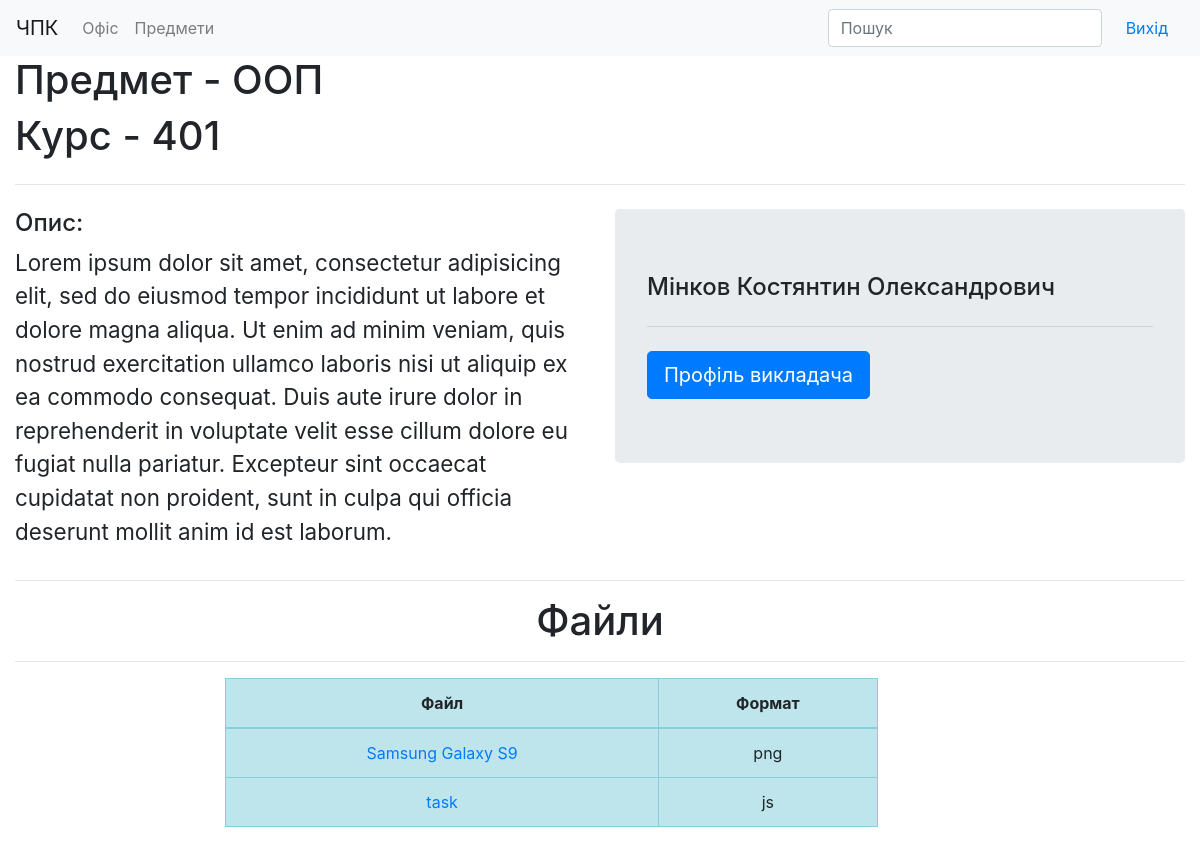
Before: /subject/oop_401/ (signed in) with the older database file.
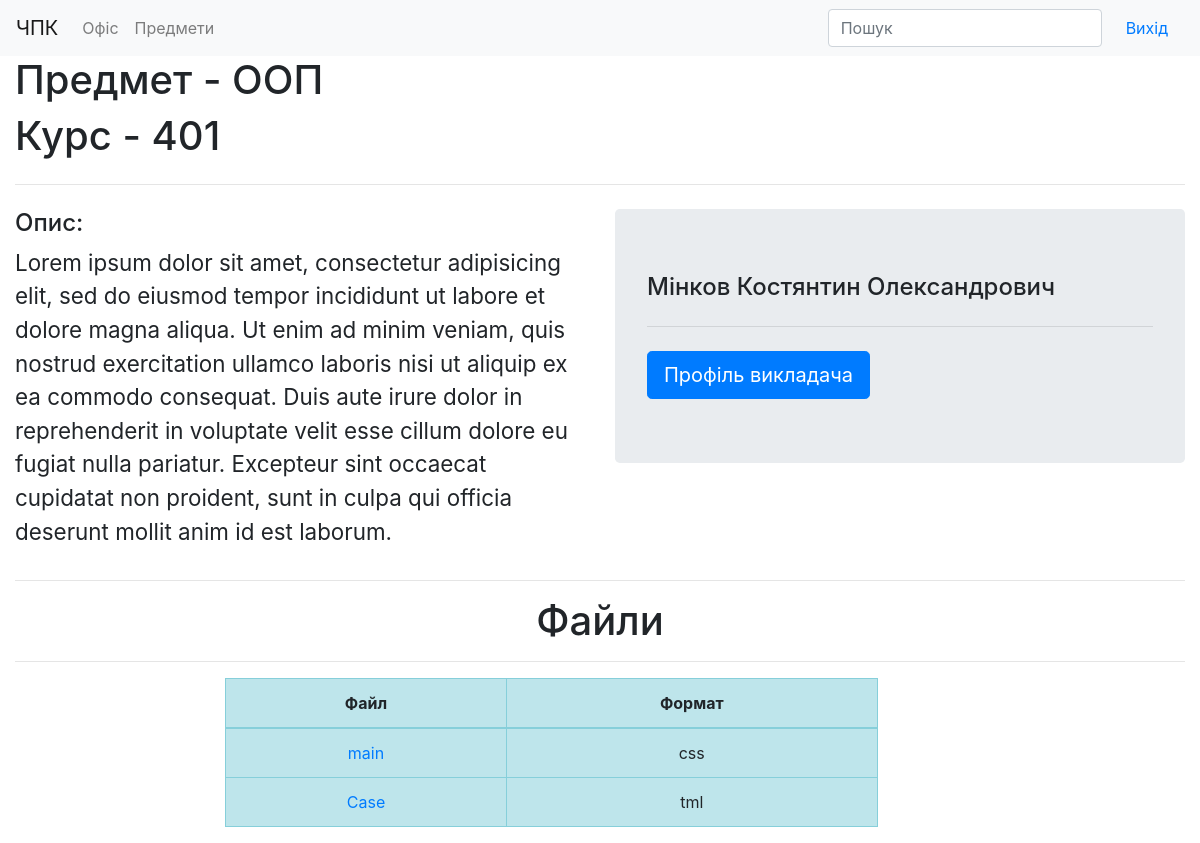
After: the same page with the newer database file.
### office/models.py (models this page shows, shortened)
class Files(models.Model):
    file = models.FileField(upload_to=file_folder)
    title = models.CharField(max_length=120)
    subject = models.ForeignKey(Subject, on_delete=models.CASCADE)
    def get_absolute_url(self):
        return "/media/{}".format(self.file)

### subject/views.py (the view)
# urls.py: path("<str:slug>/", SubjectDetail.as_view(), name="subject_detail"),
class SubjectDetail(LoginRequiredMixin, View):
    login_url = '/auth/login/'
    redirect_field_name = ''
    def get(self, request, slug):
        subject = Subject.objects.get(slug=slug)
        teacher = Teacher.objects.get(subjects__slug=slug)
        files = Files.objects.all().filter(subject__slug=slug)
        return render(request, 'subject/detail.html', context={
            "subject": subject,
            "teacher": teacher,
            "files": files,
        })

### templates/subject/detail.html
{% extends 'subject/index.html' %}
{% load static %}
{% block content %}
    <div class="container-fluid">
        <h1> Предмет - {{ subject.name }}</h1>
        <h1> Курс - {{ subject.group.number }}</h1>
        <hr class="my-4">
        <div class="row">
            <div class="col-lg-6 col-sm-12">
                <h4>Опис:</h4>
                <p style="font-size: 1.4em">
                    {% lorem %}
                </p>
            </div>
            <div class="col-lg-6 col-sm-12">
                <div class="jumbotron">
                    <h4 class="display-6">{{ teacher.profile.surname }} {{ teacher.profile.name }} {{ teacher.profile.last_name }}</h4>
                    <hr class="my-4">
                    <a class="btn btn-primary btn-lg" href="#" role="button">Профіль викладача</a>
                </div>
            </div>
        </div>
        <hr>
        <h1 class="text-center">Файли</h1>
        <hr>
        <div class="col-lg-7 offset-lg-2  col-sm-10 offset-sm-0">
            <table class="table text-center table-bordered table-hover table-info">
                <thead>
                <tr>
                    <th scope="col">Файл</th>
                    <th scope="col">Формат</th>
                </tr>
                </thead>
                <tbody>
                {% for file in files %}
                    <tr>
                        <td><a href="{{ file.get_absolute_url }}" download>{{ file.title }}</a></td>
                        <td>{{ file.file |make_list|slice:"-3:"|join:""|slugify }}</td>
                    </tr>
                {% endfor %}
                </tbody>
            </table>
        </div>
    </div>
{% endblock content %}

Changed rows visible on the page:
removed Files: title "Samsung Galaxy S9", file|make_list "png"
removed Files: title "task", file|make_list "js"
added Files: title "main", file|make_list "css"
added Files: title "Case", file|make_list "tml"
